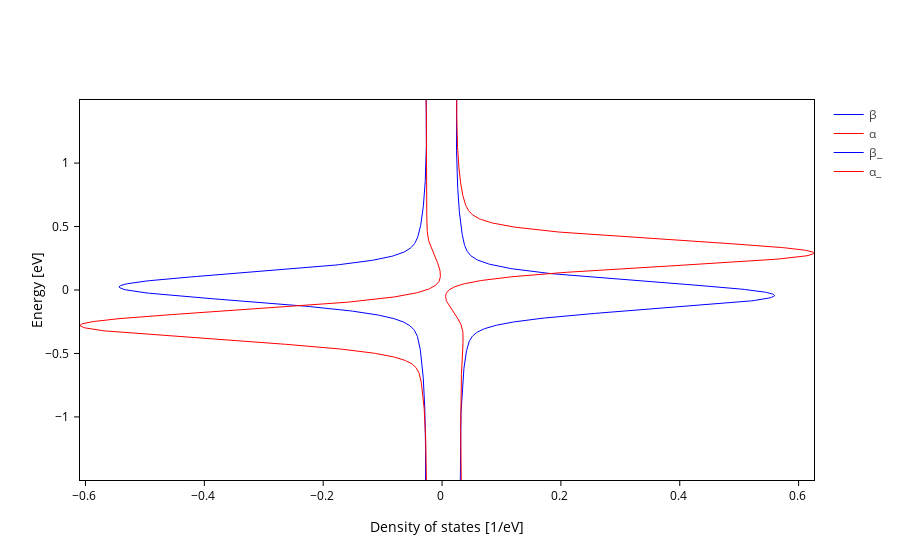

The notebook cell this image was saved under:
### Code cell
pdos_plot.update_settings(requests=[
    {"atom":0, "spin":0, "scale":-1, "name":"β", "color": "blue"},
    {"atom":0, "spin":1, "scale":-1, "name":"α", "color": "red"},
    {"atom":3, "spin":0, "scale":1, "name":"β_", "color": "blue"},
    {"atom":3, "spin":1, "scale":1, "name":"α_", "color": "red"},
])

### Figure 1 — Plotly figure (JSON) as saved in the notebook; plotly's stock layout.template omitted (floating-point values rounded to 4 significant figures; data arrays with more than 128 entries replaced by an {"elided": "..."} marker saying what was removed)
{"data": [{"line": {"color": "blue", "dash": "solid", "width": 1}, "mode": "lines", "name": "β", "opacity": 1, "type": "scatter", "x": {"elided": "998 float values"}, "y": {"elided": "998 float values"}}, {"line": {"color": "red", "dash": "solid", "width": 1}, "mode": "lines", "name": "α", "opacity": 1, "type": "scatter", "x": {"elided": "998 float values"}, "y": {"elided": "998 float values"}}, {"line": {"color": "blue", "dash": "solid", "width": 1}, "mode": "lines", "name": "β_", "opacity": 1, "type": "scatter", "x": {"elided": "998 float values"}, "y": {"elided": "998 float values"}}, {"line": {"color": "red", "dash": "solid", "width": 1}, "mode": "lines", "name": "α_", "opacity": 1, "type": "scatter", "x": {"elided": "998 float values"}, "y": {"elided": "998 float values"}}], "layout": {"showlegend": true, "xaxis": {"mirror": true, "title": {"text": "Density of states [1/eV]"}}, "yaxis": {"mirror": true, "range": [-1.497, 1.497], "title": {"text": "Energy [eV]"}}}}
